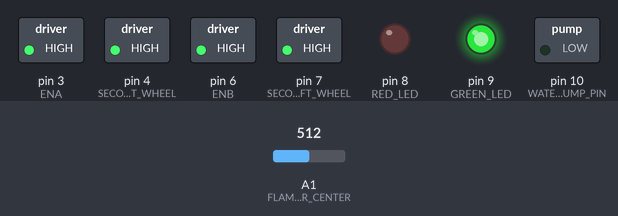
Recording of a program running on a simulated Arduino Uno, built with avr-gcc and run on an emulated ATmega328P. Parts: switched loads named in the program (green lamp = pin HIGH), output pins drawn as LEDs (lit = HIGH). Inputs (shaded band) come from the test bench; at power-on: A1 (FLAME_SENSOR_CENTER) = 512.

Above: at 1.2 s.
1.3 s: A1 (FLAME_SENSOR_CENTER) set to 114
2.8 s: A1 (FLAME_SENSOR_CENTER) set to 99
At 3.3 s:
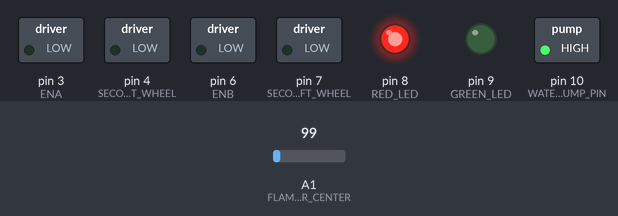
4.3 s: A1 (FLAME_SENSOR_CENTER) set to 122
At 5.5 s:
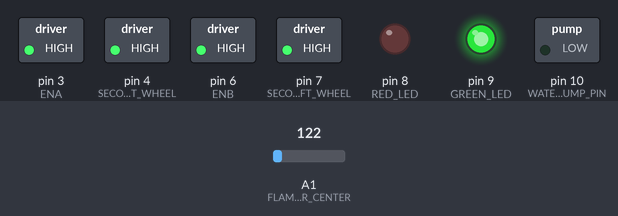
5.8 s: A1 (FLAME_SENSOR_CENTER) set to 70
At 7.0 s:
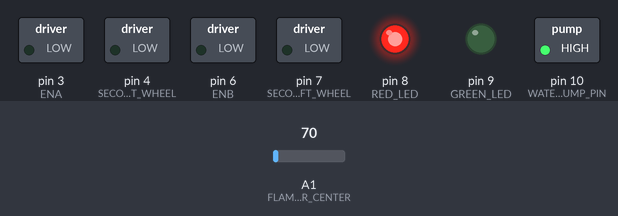
Timing chart, 0 to 8.3 s (numbered marks = the images above; inputs shaded):
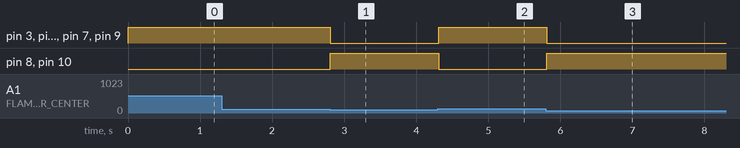

The program:

main.cpp
```cpp
#include <Arduino.h>

const int RED_LED = 8;
const int GREEN_LED = 9;
const int SERVO_PIN = A3;

const int ENA = 3;
const int FIRST_RIGHT_WHEEL = 2;
const int SECOND_RIGHT_WHEEL = 4;
const int FIRST_LEFT_WHEEL = 5;
const int SECOND_LEFT_WHEEL = 7;
const int ENB = 6;

const int FLAME_SENSOR_RIGHT = A0;
const int FLAME_SENSOR_CENTER = A1;
const int FLAME_SENSOR_LEFT = A2;

const int WATER_PUMP_PIN = 10;

int speed = 255;
int pumpSpeed = 255;

void moveForward();

void turnLeft();

void turnRight();

void moveBackward();

void stop();

void servoPulse(int angle);

void moveServo();

void turnOnOffLed();

void turnOffOnLed();

void setup() {
    Serial.begin(9600); // Initialize serial communication for debugging

    pinMode(RED_LED, OUTPUT);
    pinMode(GREEN_LED, OUTPUT);
    pinMode(WATER_PUMP_PIN, OUTPUT);

    pinMode(ENA, OUTPUT);
    pinMode(FIRST_RIGHT_WHEEL, OUTPUT);
    pinMode(SECOND_RIGHT_WHEEL, OUTPUT);
    pinMode(FIRST_LEFT_WHEEL, OUTPUT);
    pinMode(SECOND_LEFT_WHEEL, OUTPUT);
    pinMode(ENB, OUTPUT);

    pinMode(FLAME_SENSOR_RIGHT, INPUT);
    pinMode(FLAME_SENSOR_CENTER, INPUT);
    pinMode(FLAME_SENSOR_LEFT, INPUT);

    analogWrite(ENA, speed);
    analogWrite(ENB, speed);

    stop();
}

void loop() {
    int centerValue = analogRead(FLAME_SENSOR_CENTER);

    // Map the value from 0-1023 to 1-100
    int centerScaled = (int) map(centerValue, 0, 1023, 1, 100);

    // Move forward if the center sensor detects a flame (value > threshold)
    if (centerScaled > 10 && centerScaled < 80) { // Adjust the threshold as needed
        moveForward();
        turnOnOffLed();
        analogWrite(WATER_PUMP_PIN, 0);
    } else if (centerScaled >= 1 && centerScaled <= 10) {
        stop();
        turnOffOnLed();
        analogWrite(WATER_PUMP_PIN, pumpSpeed);
    }

    delay(100); // Small delay to avoid rapid switching
}

void servoPulse(int angle) {
    int pwm = (angle * 11) + 500; // Convert angle to microseconds
    digitalWrite(SERVO_PIN, HIGH);
    delayMicroseconds(pwm);
    digitalWrite(SERVO_PIN, LOW);
    delay(50); // Refresh cycle of servo
}

void turnOnOffLed() {
    digitalWrite(GREEN_LED, HIGH);
    digitalWrite(RED_LED, LOW);
}

void turnOffOnLed() {
    digitalWrite(GREEN_LED, LOW);
    digitalWrite(RED_LED, HIGH);
}

void moveServo() {
    for (int angle = 70; angle < 140; ++angle) {
        delay(50);
    }

    delay(500);
}

void moveForward() {
    analogWrite(ENA, speed); // Set speed
    analogWrite(ENB, speed); // Set speed

    digitalWrite(FIRST_RIGHT_WHEEL, LOW);
    digitalWrite(SECOND_RIGHT_WHEEL, HIGH);

    digitalWrite(FIRST_LEFT_WHEEL, LOW);
    digitalWrite(SECOND_LEFT_WHEEL, HIGH);
}

void turnLeft() {
    analogWrite(ENA, speed); // Set speed
    analogWrite(ENB, speed); // Set speed

    digitalWrite(FIRST_RIGHT_WHEEL, LOW);
    digitalWrite(SECOND_RIGHT_WHEEL, HIGH);

    digitalWrite(FIRST_LEFT_WHEEL, HIGH);
    digitalWrite(SECOND_LEFT_WHEEL, LOW);
}

void turnRight() {
    analogWrite(ENA, speed); // Set speed
    analogWrite(ENB, speed); // Set speed

    digitalWrite(FIRST_RIGHT_WHEEL, HIGH);
    digitalWrite(SECOND_RIGHT_WHEEL, LOW);

    digitalWrite(FIRST_LEFT_WHEEL, LOW);
    digitalWrite(SECOND_LEFT_WHEEL, HIGH);
}

void moveBackward() {
    analogWrite(ENA, speed); // Set speed
    analogWrite(ENB, speed); // Set speed

    digitalWrite(FIRST_RIGHT_WHEEL, HIGH);
    digitalWrite(SECOND_RIGHT_WHEEL, LOW);

    digitalWrite(FIRST_LEFT_WHEEL, HIGH);
    digitalWrite(SECOND_LEFT_WHEEL, LOW);
}

void stop() {
    digitalWrite(FIRST_RIGHT_WHEEL, LOW);
    digitalWrite(SECOND_RIGHT_WHEEL, LOW);
    digitalWrite(FIRST_LEFT_WHEEL, LOW);
    digitalWrite(SECOND_LEFT_WHEEL, LOW);

    analogWrite(ENA, 0); // Stop speed
    analogWrite(ENB, 0); // Stop speed
}
```

Measured:
- the behaviour switches between 104 and 103 on A1 (FLAME_SENSOR_CENTER) (found by bisection; images 0 and 1)
- after the input at 1.3 s, every drawn part: stays the same
- after the input at 2.8 s, pin 3 (ENA), pin 4 (SECOND_RIGHT_WHEEL), pin 6 (ENB), pin 7 (SECOND_LEFT_WHEEL), pin 9 (GREEN_LED): HIGH → LOW at once; pin 8 (RED_LED), pin 10 (WATER_PUMP_PIN): LOW → HIGH at once
- after the input at 4.3 s, pin 3 (ENA), pin 4 (SECOND_RIGHT_WHEEL), pin 6 (ENB), pin 7 (SECOND_LEFT_WHEEL), pin 9 (GREEN_LED): LOW → HIGH at once; pin 8 (RED_LED), pin 10 (WATER_PUMP_PIN): HIGH → LOW at once
- after the input at 5.8 s, pin 3 (ENA), pin 4 (SECOND_RIGHT_WHEEL), pin 6 (ENB), pin 7 (SECOND_LEFT_WHEEL), pin 9 (GREEN_LED): HIGH → LOW at once; pin 8 (RED_LED), pin 10 (WATER_PUMP_PIN): LOW → HIGH at once
